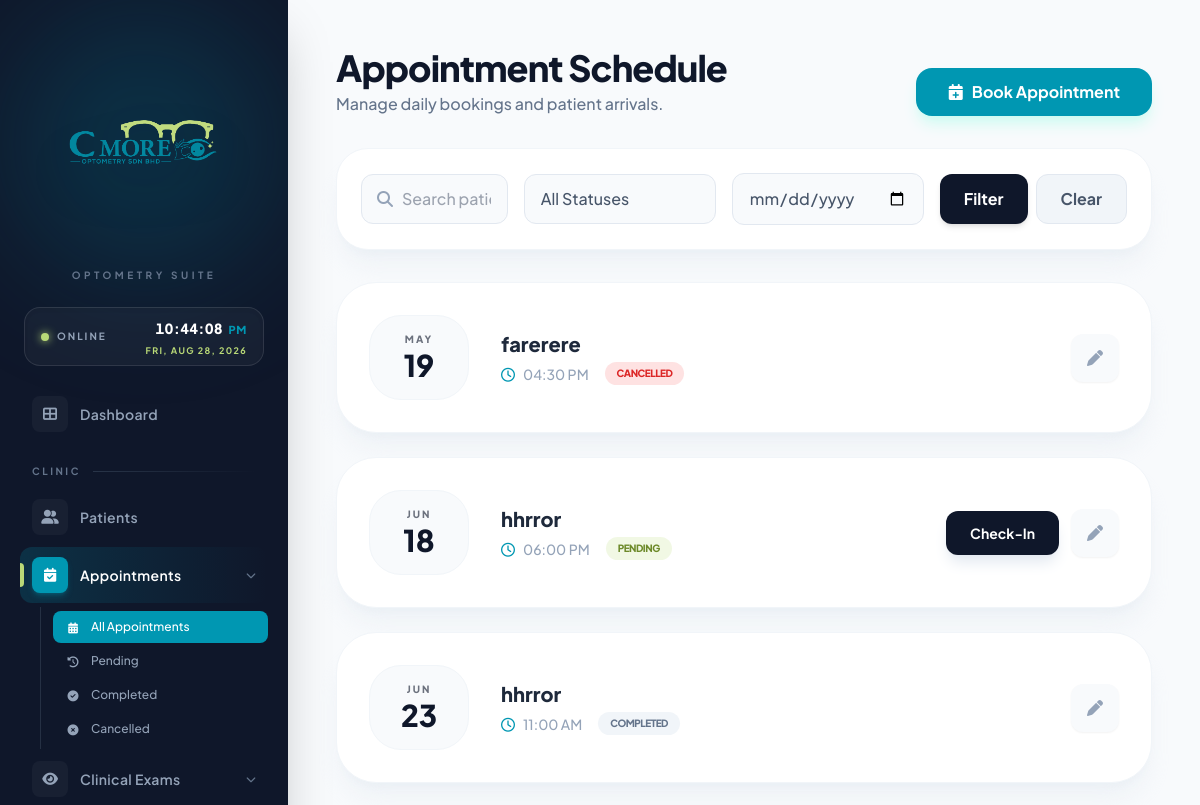
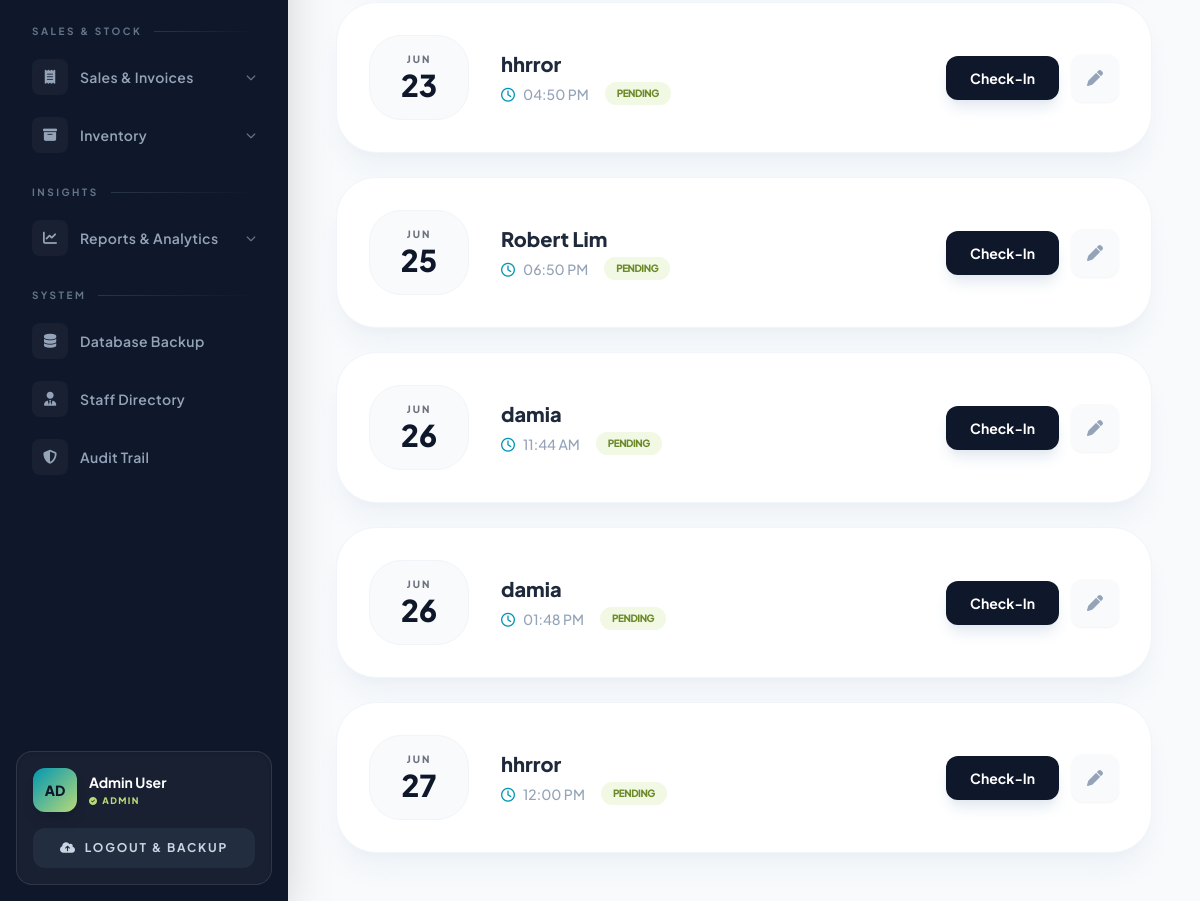
Before: /appointment.php (signed in) with the older database file (2 pictures, top to bottom).
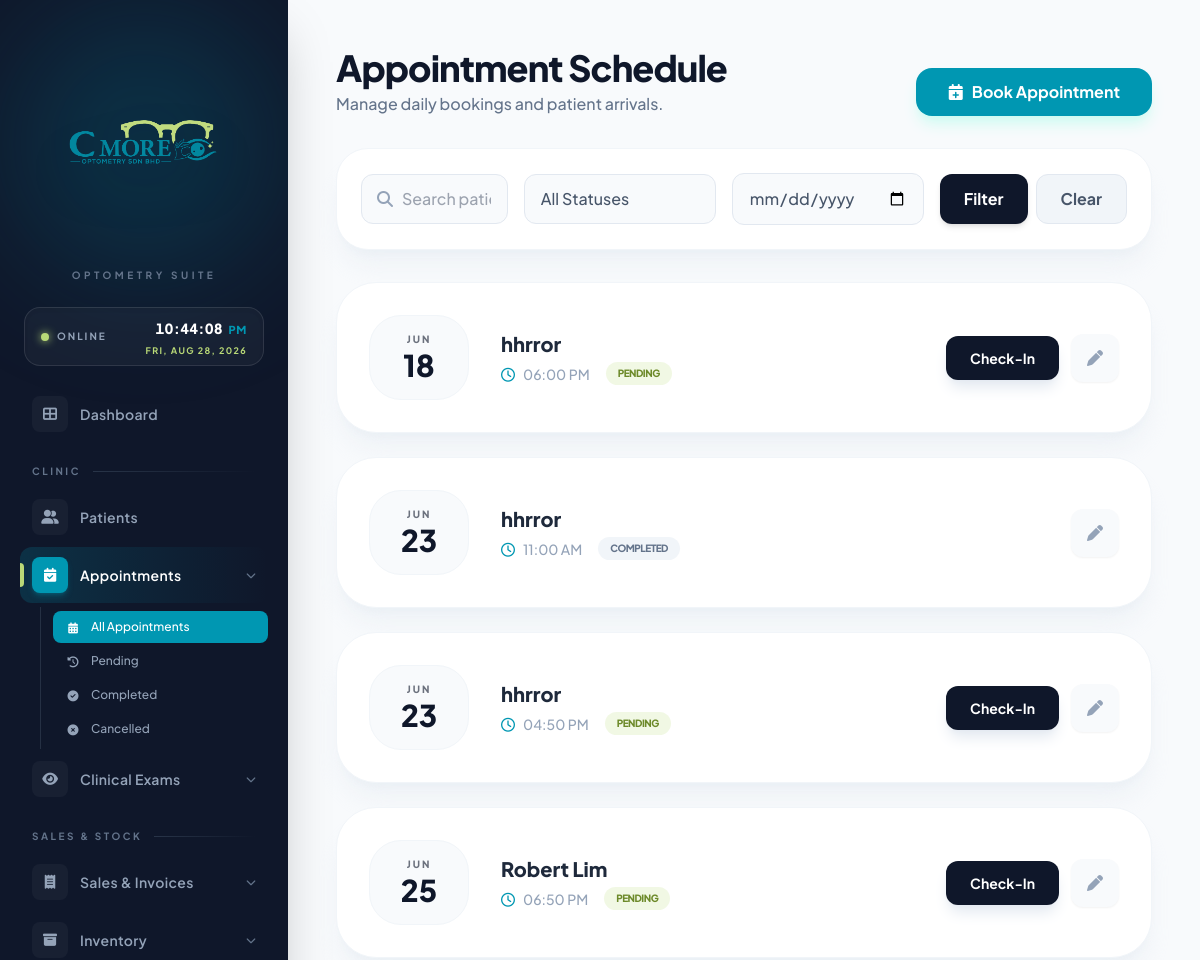
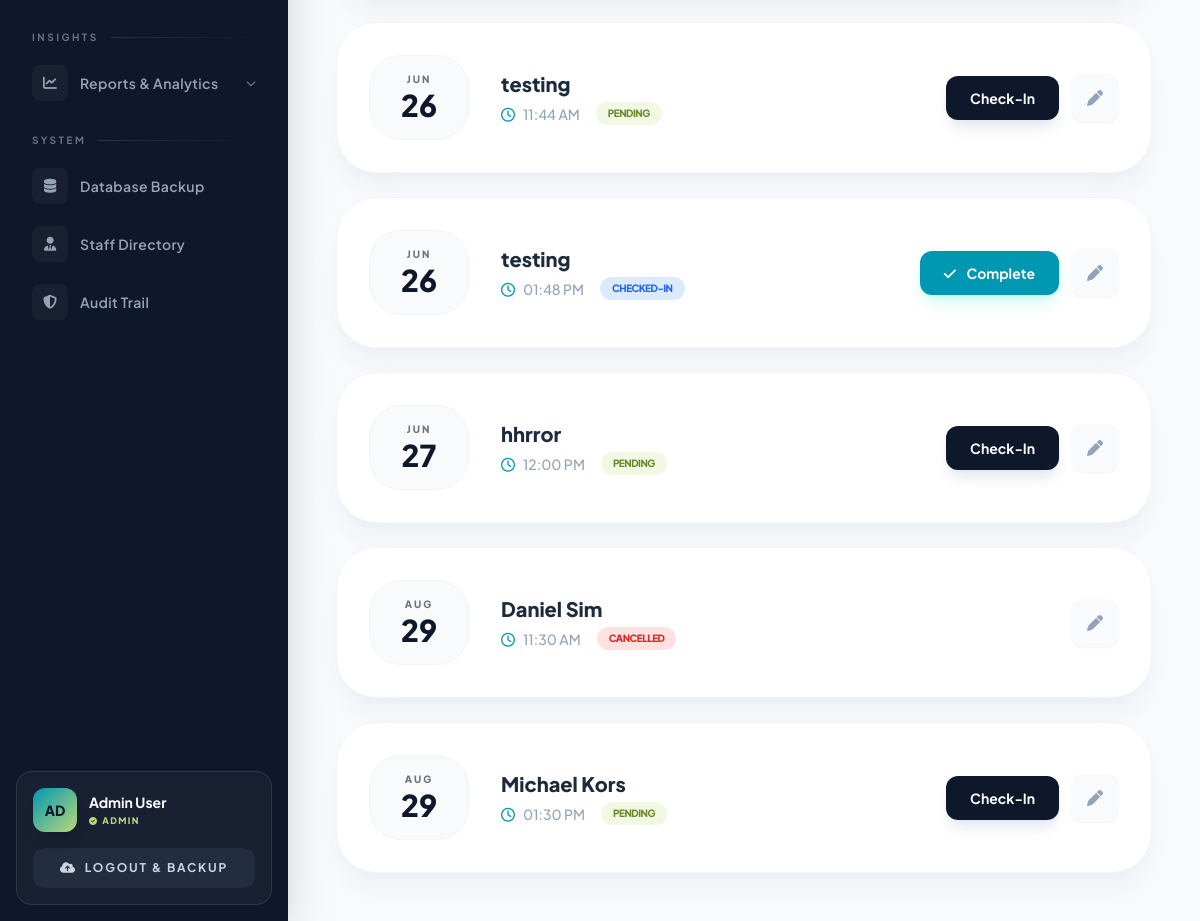
After: the same page with the newer database file (2 pictures, top to bottom).
### tables this page shows
CREATE TABLE `appointment` (
  `APPOINTMENT_ID` int(11) NOT NULL AUTO_INCREMENT,
  `PATIENT_ID` int(11) NOT NULL,
  `STAFF_ID` int(11) NOT NULL,
  `APPOINTMENT_DATETIME` datetime NOT NULL,
  `STATUS` varchar(50) DEFAULT 'Scheduled',
  PRIMARY KEY (`APPOINTMENT_ID`),
  KEY `fk_appt_patient` (`PATIENT_ID`),
  KEY `fk_appt_staff` (`STAFF_ID`),
  CONSTRAINT `fk_appt_patient` FOREIGN KEY (`PATIENT_ID`) REFERENCES `patient` (`PATIENT_ID`) ON DELETE CASCADE,
  CONSTRAINT `fk_appt_staff` FOREIGN KEY (`STAFF_ID`) REFERENCES `user` (`USER_ID`) ON DELETE CASCADE
);

CREATE TABLE `patient` (
  `PATIENT_ID` int(11) NOT NULL AUTO_INCREMENT,
  `NAME` varchar(100) NOT NULL,
  `IC_NUMBER` varchar(20) DEFAULT NULL,
  `PHONE_NUMBER` varchar(20) DEFAULT NULL,
  `ADDRESS` text DEFAULT NULL,
  `REGISTRATION_DATE` date NOT NULL,
  `CONNECTION_RELATIONSHIP` varchar(100) DEFAULT NULL,
  `FOLLOW_UP_INTERVAL` varchar(50) DEFAULT NULL,
  `COMPLAINTS` text DEFAULT NULL,
  PRIMARY KEY (`PATIENT_ID`),
  UNIQUE KEY `IC_NUMBER` (`IC_NUMBER`)
);

### appointment.php (the view, shortened to what the rows shown need)
<?php
include('config.php');
?>
<!DOCTYPE html>
<html lang="en">
<head>
    <script src="https://cdn.tailwindcss.com"></script>
    <link rel="stylesheet" href="https://cdnjs.cloudflare.com/ajax/libs/font-awesome/6.0.0/css/all.min.css">
</head>
<body class="bg-[#f8fafc] flex min-h-screen text-slate-900">
    <?php include('sidebar.php'); ?>
    <main class="flex-1 ml-72 p-12">
        <header class="flex justify-between items-end mb-8">
            <div>
                <h1 class="text-4xl font-extrabold text-slate-900 tracking-tight">Appointment Schedule</h1>
            </div>
        </header>
        <div class="grid grid-cols-1 gap-6">
            <?php
            $sql = "SELECT A.*, P.NAME as PATIENT_NAME
                    FROM APPOINTMENT A
                    JOIN PATIENT P ON A.PATIENT_ID = P.PATIENT_ID
                    WHERE 1=1";
            $sql .= " ORDER BY A.APPOINTMENT_DATETIME ASC";
            $res = mysqli_query($conn, $sql);
            if(mysqli_num_rows($res) > 0):
                while($row = mysqli_fetch_assoc($res)):
                    $status = (empty($row['STATUS']) || $row['STATUS'] == 'Scheduled') ? 'Pending' : $row['STATUS'];
                    if ($status == 'Completed') {
                        $status_class = 'bg-slate-100 text-slate-500';
                        $border_hover = 'hover:border-slate-300';
                    } elseif ($status == 'Checked-In') {
                        $status_class = 'bg-blue-100 text-blue-600';
                        $border_hover = 'hover:border-blue-300';
                    } elseif ($status == 'Cancelled') {
                        $status_class = 'bg-red-100 text-red-600';
                        $border_hover = 'hover:border-red-300';
                    } else {
                        $status_class = 'bg-[#B9D977]/20 text-[#6d8a2a]';
                        $border_hover = 'hover:border-[#0097B2]/30';
                    }
            ?>
            <div class="bg-white p-8 rounded-[2.5rem] border border-slate-100 shadow-xl shadow-slate-200/40 flex flex-col md:flex-row md:items-center justify-between group <?php echo $border_hover; ?> transition-all duration-300">
                <a href="appointment_view.php?id=<?php echo $row['APPOINTMENT_ID']; ?>" class="flex items-center space-x-8 mb-4 md:mb-0 rounded-2xl focus:outline-none focus:ring-2 focus:ring-[#0097B2]">
                    <div class="text-center bg-slate-50 p-4 rounded-[2rem] min-w-[100px] border border-slate-100 group-hover:bg-[#0097B2] group-hover:text-white transition-colors">
                        <p class="text-[10px] uppercase font-black tracking-[0.2em] opacity-60"><?php echo date('M', strtotime($row['APPOINTMENT_DATETIME'])); ?></p>
                        <p class="text-3xl font-black"><?php echo date('d', strtotime($row['APPOINTMENT_DATETIME'])); ?></p>
                    </div>
                    <div>
                        <h4 class="font-extrabold text-xl text-slate-800"><?php echo htmlspecialchars($row['PATIENT_NAME']); ?></h4>
                        <div class="flex items-center space-x-4 mt-1">
                            <span class="text-sm font-medium text-slate-400">
                                <i class="fa-regular fa-clock mr-2 text-[#0097B2]"></i><?php echo date('h:i A', strtotime($row['APPOINTMENT_DATETIME'])); ?>
                            </span>
                            <span class="px-3 py-1 rounded-full text-[10px] font-black uppercase tracking-tighter <?php echo $status_class; ?>">
                                <?php echo $status; ?>
                            </span>
                        </div>
                    </div>
                </a>
                <div class="flex items-center space-x-3">
                    <?php if($status == 'Pending' || $status == ''): ?>
                        <a href="appointment.php?action=checkin&id=<?php echo $row['APPOINTMENT_ID']; ?>" class="bg-slate-900 text-white px-6 py-3 rounded-xl text-sm font-bold hover:bg-[#0097B2] transition-colors shadow-lg shadow-slate-200">
                            Check-In
                        </a>
                    <?php elseif($status == 'Checked-In'): ?>
                        <a href="appointment.php?action=complete&id=<?php echo $row['APPOINTMENT_ID']; ?>" class="bg-[#0097B2] text-white px-6 py-3 rounded-xl text-sm font-bold hover:bg-teal-600 transition-colors shadow-lg shadow-teal-100">
                            <i class="fa-solid fa-check mr-2"></i> Complete
                        </a>
                    <?php endif; ?>
                    <a href="appointment_edit.php?id=<?php echo $row['APPOINTMENT_ID']; ?>" class="w-12 h-12 rounded-xl bg-slate-50 text-slate-400 flex items-center justify-center hover:bg-[#B9D977] hover:text-slate-800 transition-all shadow-sm">
                        <i class="fa-solid fa-pen"></i>
                    </a>
                </div>
            </div>
            <?php endwhile; endif; ?>
        </div>
    </main>
</body>
</html>

Changed rows visible on the page:
removed appointment: APPOINTMENT_DATETIME "MAY", APPOINTMENT_DATETIME "19", PATIENT_ID.NAME "farerere", APPOINTMENT_DATETIME "04:30 PM", STATUS "CANCELLED"
changed through a linked row, appointment "11:44 AM": PATIENT_ID.NAME "damia" → "testing"
changed appointment "01:48 PM": PATIENT_ID.NAME "damia" → "testing"; STATUS "PENDING" → "CHECKED-IN"; STATUS "Check-In" → "Complete"
added appointment: APPOINTMENT_DATETIME "AUG", APPOINTMENT_DATETIME "29", PATIENT_ID.NAME "Daniel Sim", APPOINTMENT_DATETIME "11:30 AM", STATUS "CANCELLED"
added appointment: APPOINTMENT_DATETIME "AUG", APPOINTMENT_DATETIME "29", PATIENT_ID.NAME "Michael Kors", APPOINTMENT_DATETIME "01:30 PM", STATUS "PENDING"
